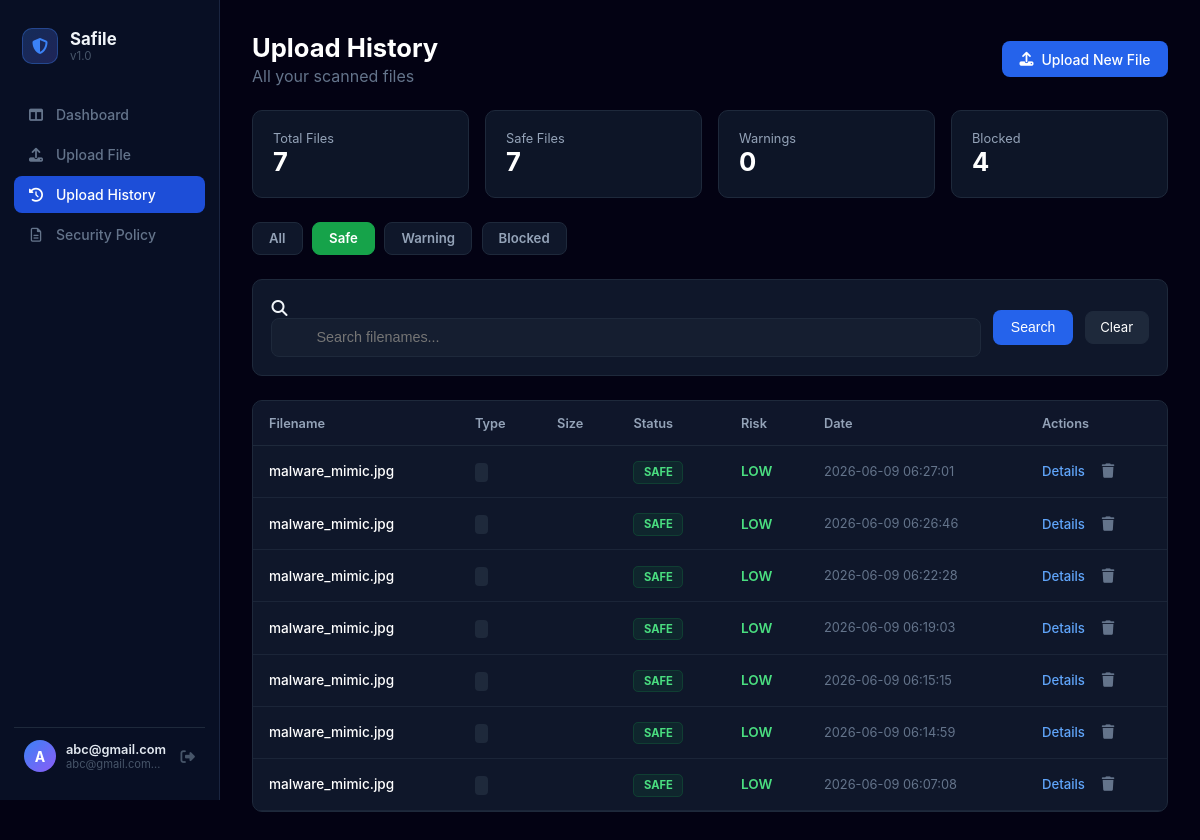
/history?status=SAFE (signed in), run on the app's committed database.
### tables this page shows
CREATE TABLE history (
            id INTEGER PRIMARY KEY AUTOINCREMENT,
            user_id INTEGER NOT NULL,
            filename TEXT NOT NULL,
            status TEXT NOT NULL,
            risk TEXT NOT NULL,
            reason TEXT NOT NULL,
            timestamp DATETIME DEFAULT CURRENT_TIMESTAMP,
            FOREIGN KEY(user_id) REFERENCES users(id)
        );

### app.py (the view)
@app.route('/history')
def history():
    if 'username' not in session:
        return redirect(url_for('login'))
    user_id = session.get('user_id')
    status_filter = request.args.get('status', 'ALL')
    search = request.args.get('search', '')
    page = int(request.args.get('page', 1))
    per_page = 10 # 페이지당 보여줄 개수
    conn = sqlite3.connect('safile.db')
    cursor = conn.cursor()
    base_query = "SELECT * FROM history WHERE user_id = ?"
    params = [user_id]
    if status_filter != 'ALL':
        base_query += " AND status = ?"
        params.append(status_filter)
    if search:
        base_query += " AND filename LIKE ?"
        params.append(f"%{search}%")
    cursor.execute(base_query.replace("*", "COUNT(*)"), params)
    total_count = cursor.fetchone()[0]
    total_pages = (total_count + per_page - 1) // per_page
    cursor.execute("SELECT status, COUNT(*) FROM history WHERE user_id = ? GROUP BY status", (user_id,))
    stats_data = dict(cursor.fetchall())
    stats = {
        'total': total_count,
        'safe': stats_data.get('SAFE', 0),
        'warning': stats_data.get('WARNING', 0),
        'blocked': stats_data.get('BLOCKED', 0)
    }
    offset = (page - 1) * per_page
    query = base_query + " ORDER BY timestamp DESC LIMIT ? OFFSET ?"
    cursor.execute(query, params + [per_page, offset])
    uploads = cursor.fetchall()
    conn.close()
    upload_list = [{"id": u[0], "filename": u[2], "result": u[3], "risk": u[4], "created_at": u[6]} for u in uploads]
    return render_template('history.html',
                           uploads=upload_list,
                           stats=stats,
                           status_filter=status_filter,
                           search=search,
                           page=page,
                           total_pages=total_pages)

### app.py (called while the page is built)
@app.context_processor
def inject_user_stats():
    if 'user_id' in session:
        user_id = session.get('user_id')
        conn = sqlite3.connect('safile.db')
        cursor = conn.cursor()
        cursor.execute("SELECT COUNT(*) FROM history WHERE status = 'BLOCKED' AND user_id = ?", (user_id,))
        count = cursor.fetchone()[0]
        conn.close()
        return dict(blocked_count=count)
    return dict(blocked_count=0)

@app.context_processor
def inject_all_stats():
    if 'user_id' in session:
        user_id = session.get('user_id')
        conn = sqlite3.connect('safile.db')
        cursor = conn.cursor()
        cursor.execute("SELECT status, COUNT(*) FROM history WHERE user_id = ? GROUP BY status", (user_id,))
        rows = cursor.fetchall()
        stats = {status: count for status, count in rows}
        conn.close()
        return dict(
            blocked_count=stats.get('BLOCKED', 0),
            warning_count=stats.get('WARNING', 0),
            safe_count=stats.get('SAFE', 0)
        )
    return dict(blocked_count=0, warning_count=0, safe_count=0)

@app.before_request
def load_logged_in_user():
    user_id = session.get('user_id')
    if user_id:
        class CurrentUser:
            def __init__(self, id, username):
                self.id = id
                self.username = username
                self.is_authenticated = True
        g.current_user = CurrentUser(user_id, session.get('username'))
    else:
        g.current_user = None

### templates/history.html (shortened to what this page needs)
{% extends 'base.html' %}
{% block content %}
<div class="history-top-flex">
    <div>
        <h1>Upload History</h1>
        <p style="color:#64748b;margin:0;">All your scanned files</p>
    </div>
    <a href="{{ url_for('upload') }}" class="btn-primary-flex">
        <i class="fa-solid fa-upload"></i> Upload New File
    </a>
</div>
<div class="policy-stats-grid">
    <div class="stat-card">
        <div class="stat-label">Total Files</div>
        <div class="stat-value text-blue">{{ stats.total }}</div>
    </div>
    <div class="stat-card">
        <div class="stat-label">Safe Files</div>
        <div class="stat-value text-green">{{ stats.safe }}</div>
    </div>
    <div class="stat-card">
        <div class="stat-label">Warnings</div>
        <div class="stat-value text-yellow">{{ stats.warning }}</div>
    </div>
    <div class="stat-card">
        <div class="stat-label">Blocked</div>
        <div class="stat-value text-red">{{ stats.blocked }}</div>
    </div>
</div>
<div class="quick-filter-tabs">
    <a href="?status=ALL" class="tab-btn {% if status_filter == 'ALL' %}active{% endif %}">All</a>
    <a href="?status=SAFE" class="tab-btn {% if status_filter == 'SAFE' %}active{% endif %}" data-status="SAFE">Safe</a>
    <a href="?status=WARNING" class="tab-btn {% if status_filter == 'WARNING' %}active{% endif %}" data-status="WARNING">Warning</a>
    <a href="?status=BLOCKED" class="tab-btn {% if status_filter == 'BLOCKED' %}active{% endif %}" data-status="BLOCKED">Blocked</a>
</div>
<div class="search-filter-bg-box">
    <form method="GET" class="search-flex-row">
        <div class="search-input-wrapper">
            <i class="fa-solid fa-magnifying-glass search-inner-icon"></i>
            <input type="text" name="search" value="{{ search }}" placeholder="Search filenames..." style="width:100%;box-sizing:border-box;background:rgba(30,41,59,.4);border:1px solid #1e293b;border-radius:.5rem;padding:.65rem 1rem .65rem 2.75rem;color:#fff;outline:none;font-size:.9rem;">
        </div>
        <button type="submit" class="btn-primary-flex">Search</button>
        {% if search or status_filter != 'ALL' %}
        <a href="{{ url_for('history') }}" class="btn-dark-nav">Clear</a>
        {% endif %}
    </form>
</div>
<div class="history-table-container">
    <table class="history-main-table">
        <thead>
            <tr>
                <th>Filename</th>
                <th>Type</th>
                <th>Size</th>
                <th>Status</th>
                <th>Risk</th>
                <th>Date</th>
                <th>Actions</th>
            </tr>
        </thead>
        <tbody>
            {% for u in uploads %}
            <tr>
                <td><div class="table-filename-text">{{ u.filename }}</div></td>
                <td><span class="table-type-badge">{{ u.file_type }}</span></td>
                <td style="color:#94a3b8;">{{ u.filesize }}</td>
                <td>
                    {% if u.result == 'SAFE' %}
                        <span class="status-badge-base status-badge-safe">SAFE</span>
                    {% elif u.result == 'WARNING' %}
                        <span class="status-badge-base status-badge-warning">WARNING</span>
                    {% else %}
                        <span class="status-badge-base status-badge-blocked">BLOCKED</span>
                    {% endif %}
                </td>
                <td>
                    {% if u.risk == 'CRITICAL' %}<span class="text-red status-bold">{{ u.risk }}</span>
                    {% elif u.risk == 'MEDIUM' %}<span class="text-yellow status-bold">{{ u.risk }}</span>
                    {% else %}<span class="text-green status-bold">{{ u.risk }}</span>{% endif %}
                </td>
                <td style="color:#64748b;font-size:0.8rem;">{{ u.created_at }}</td>
                <td>
                    <div class="table-action-flex">
                        <a href="{{ url_for('result', upload_id=u.id) }}" class="view-details-link">Details</a>
                        <form method="POST" action="{{ url_for('delete_upload', upload_id=u.id) }}" style="display:inline;" onsubmit="return confirm('Delete this record?')">
                            <button type="submit" class="table-delete-trash-btn"><i class="fa-solid fa-trash"></i></button>
                        </form>
                    </div>
                </td>
            </tr>
            {% else %}
            <tr><td colspan="7" class="table-empty-row">
                <i class="fa-solid fa-inbox" style="font-size:2rem;color:#334155;display:block;margin-bottom:.5rem;"></i>
                No records found
            </td></tr>
            {% endfor %}
        </tbody>
    </table>
</div>
{% endblock %}

### static/style.css (style rules this page uses)
* { margin: 0; padding: 0; box-sizing: border-box; }
:root { --primary: #2563eb; --border: #1e293b; --text-muted: #94a3b8; }
body.dashboard-body { background-color: #030213; font-family: -apple-system, BlinkMacSystemFont, 'Segoe UI', sans-serif; min-height: 100vh; color: #f1f5f9; }
.stat-card { background-color: #0d1527; border: 1px solid #1e293b; border-radius: 10px; padding: 1.25rem; transition: border-color 0.2s; }
.text-blue { color: #3b82f6; }
.text-green { color: #4ade80; }
.text-red { color: #f87171; }
.text-yellow { color: #facc15; }
.stat-value { color: #ffffff; font-size: 1.6rem; font-weight: 700; }
.stat-label { color: #94a3b8; font-size: 0.8rem; }
.status-bold { font-weight: 600; }
.history-top-flex { display: flex; justify-content: space-between; align-items: center; }
.history-top-flex h1 { color: #fff; font-size: 1.6rem; font-weight: 700; margin: 0 0 .2rem; }
.btn-primary-flex { background: var(--primary); color: #fff; border: none; padding: .6rem 1.1rem; border-radius: .5rem; display: flex; align-items: center; gap: .5rem; cursor: pointer; font-size: .875rem; transition: background .2s; text-decoration: none; font-weight: 500; }
.policy-stats-grid { display: grid; grid-template-columns: repeat(auto-fit, minmax(180px, 1fr)); gap: 1rem; }
.quick-filter-tabs { display: flex; gap: .6rem; flex-wrap: wrap; }
.tab-btn { background: #0f172a; border: 1px solid var(--border); color: var(--text-muted); padding: .45rem 1rem; border-radius: .5rem; cursor: pointer; font-size: .825rem; font-weight: 600; transition: all .2s; text-decoration: none; }
.tab-btn.active { background: var(--primary) !important; color: #fff !important; border-color: var(--primary) !important; }
.tab-btn[data-status="SAFE"].active { background: #16a34a !important; border-color: #16a34a !important; }
.search-filter-bg-box { background: #0f172a; border: 1px solid var(--border); border-radius: 10px; padding: 1.15rem; }
.search-flex-row { display: flex; flex-wrap: wrap; gap: .75rem; align-items: center; }
.search-input-wrapper { flex: 1; min-width: 220px; }
.history-table-container { background: #0f172a; border: 1px solid var(--border); border-radius: 10px; overflow-x: auto; }
.history-main-table { width: 100%; border-collapse: collapse; text-align: left; min-width: 700px; }
.history-main-table th { background: rgba(15,23,42,.6); padding: .9rem 1rem; color: #94a3b8; font-size: .8rem; font-weight: 600; border-bottom: 1px solid var(--border); white-space: nowrap; }
.history-main-table td { padding: .9rem 1rem; border-bottom: 1px solid rgba(51,65,85,.35); font-size: .85rem; vertical-align: middle; }
.table-filename-text { color: #fff; font-weight: 500; max-width: 220px; overflow: hidden; text-overflow: ellipsis; white-space: nowrap; }
.table-type-badge { background: #1e293b; color: #cbd5e1; padding: .15rem .4rem; border-radius: 4px; font-size: .72rem; font-weight: 700; }
.status-badge-base { font-size: .7rem; padding: .2rem .6rem; border-radius: 5px; border: 1px solid transparent; font-weight: 700; }
.status-badge-safe { color: #4ade80; background: rgba(22,163,74,.1); border-color: rgba(22,163,74,.2); }
.table-action-flex { display: flex; align-items: center; gap: .85rem; }
.view-details-link { color: #60a5fa; text-decoration: none; font-size: .825rem; font-weight: 500; }
.table-delete-trash-btn { background: none; border: none; color: #64748b; cursor: pointer; font-size: .9rem; padding: .2rem; transition: color .2s; }
.btn-dark-nav { background: #1e293b; border: 1px solid var(--border); color: #fff; padding: .45rem .9rem; border-radius: .5rem; cursor: pointer; font-size: .825rem; transition: background .2s; text-decoration: none; }
body { -webkit-font-smoothing: antialiased; -moz-osx-font-smoothing: grayscale; }

### data on the page
history: filename "malware_mimic.jpg", status "SAFE", risk "LOW", created_at "2026-06-09 06:27:01"
history: filename "malware_mimic.jpg", status "SAFE", risk "LOW", created_at "2026-06-09 06:26:46"
history: filename "malware_mimic.jpg", status "SAFE", risk "LOW", created_at "2026-06-09 06:22:28"
history: filename "malware_mimic.jpg", status "SAFE", risk "LOW", created_at "2026-06-09 06:19:03"
history: filename "malware_mimic.jpg", status "SAFE", risk "LOW", created_at "2026-06-09 06:15:15"
history: filename "malware_mimic.jpg", status "SAFE", risk "LOW", created_at "2026-06-09 06:14:59"
history: filename "malware_mimic.jpg", status "SAFE", risk "LOW", created_at "2026-06-09 06:07:08"

### other printed values
{{ (g.current_user.username or 'D')[0].upper() if g.current_user else 'D' }} "A"
{{ g.current_user.username or 'Demo User' }} "abc@gmail.com"
{{ stats.total }} "7"
{{ stats.safe }} "7"
{{ stats.warning }} "0"
{{ stats.blocked }} "4"
